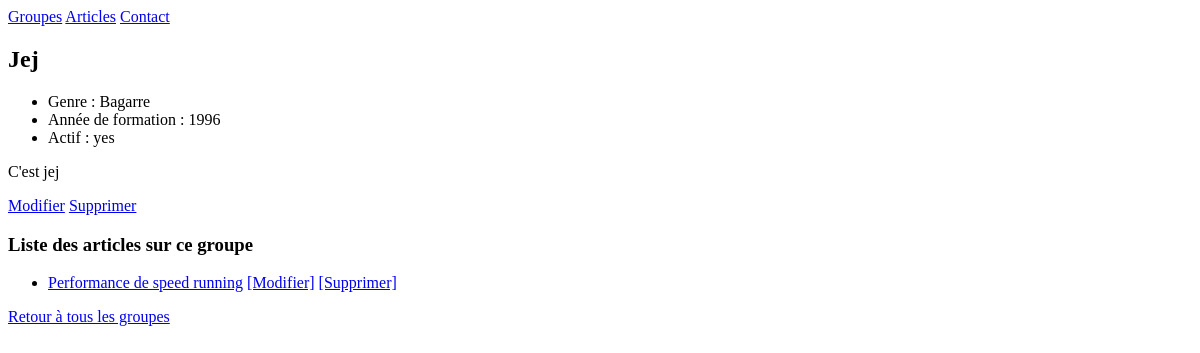
Page /band/2/ on the earlier database version.
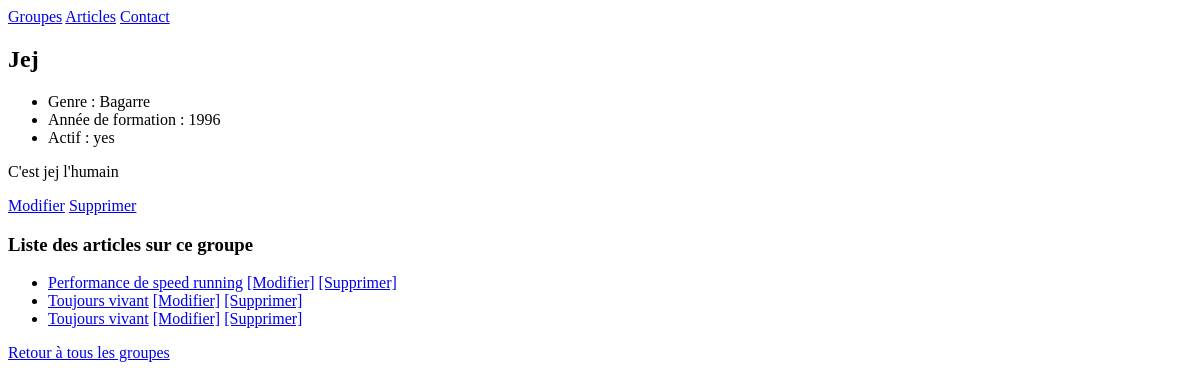
Same page on the later database version.
### listings/models.py (models this page shows, shortened)
class Band(models.Model):
    class Genre(models.TextChoices):
        HIP_HOP = 'HH'
        SYNTH_POP = 'SP'
        ALTERNATIVE_ROCK = 'AR'
        BAGARRE = 'BG'
        CROISSANT = 'CS'
    name = models.fields.CharField(max_length=100)
    genre = models.fields.CharField(choices=Genre.choices, max_length=5, default= 'HH')
    biography = models.fields.CharField(max_length=1000, null=True, blank=True)
    year_formed = models.fields.IntegerField(validators=[MinValueValidator(1900, 'La valeur minimale est 1900'), MaxValueValidator(2024, 'La valeur maximale est 2024')], default=2000)
    active = models.fields.BooleanField(default=True)
    official_homepage = models.fields.URLField(null=True, blank=True)

class New(models.Model):
    title = models.fields.CharField(max_length=100)
    article = models.fields.CharField(max_length=1000)
    date = models.fields.DateField(default=date.today)
    band = models.ForeignKey(Band, null=True, on_delete=models.SET_NULL)

### listings/views.py (the view)
# urls.py: path('band/<int:id>/', views.band_detail, name='band-detail'),
def band_detail(request, id):
    band = Band.objects.get(id=id)
    return render(request, 'listings/band_detail.html', {'band': band})

### listings/templates/listings/band_detail.html (shortened to what this page needs)
{% extends 'listings/base.html' %}
{% block content %}
<h2>{{ band.name }}</h2>
<ul>
 <li>Genre : {{ band.get_genre_display }}</li>
 <li>Année de formation : {{ band.year_formed }}</li>
 <li>Actif : {{ band.active|yesno }}</li>
</ul>
<p>{{ band.biography }}</p>
<a href="{% url 'band-update' band.id %}">Modifier</a>
<a href="{% url 'band-delete' band.id %}">Supprimer</a>
<h3>Liste des articles sur ce groupe</h3>
<ul>
    {% for new in band.new_set.all %}
    <li>
        <a href="{% url 'new-detail' new.id %}">{{ new.title }}</a>
        <a href="{% url 'new-update' new.id %}">[Modifier]</a>
        <a href="{% url 'new-delete' new.id %}">[Supprimer]</a>
    </li>
    {% endfor %}
</ul>
<a href="{% url 'band-list' %}">Retour à tous les groupes</a>
{% endblock %}

### listings/templates/listings/base.html (shortened to what this page needs)
{% load static %}
<html>
    <head>
        <link rel="stylesheet" href="{% static 'listings/styles.css' %}" />
    </head>
    <body>
        <nav>
            <a href="{% url 'band-list' %}">Groupes</a>
            <a href="{% url 'news-list' %}">Articles</a>
            <a href="{% url 'contact' %}">Contact</a>
        </nav>
        {% block content %}{% endblock %}
    </body>
</html>

Differences in the rows shown:
changed Band "Jej": biography "C'est jej" → "C'est jej l'humain"
added New: title "Toujours vivant"
added New: title "Toujours vivant"
